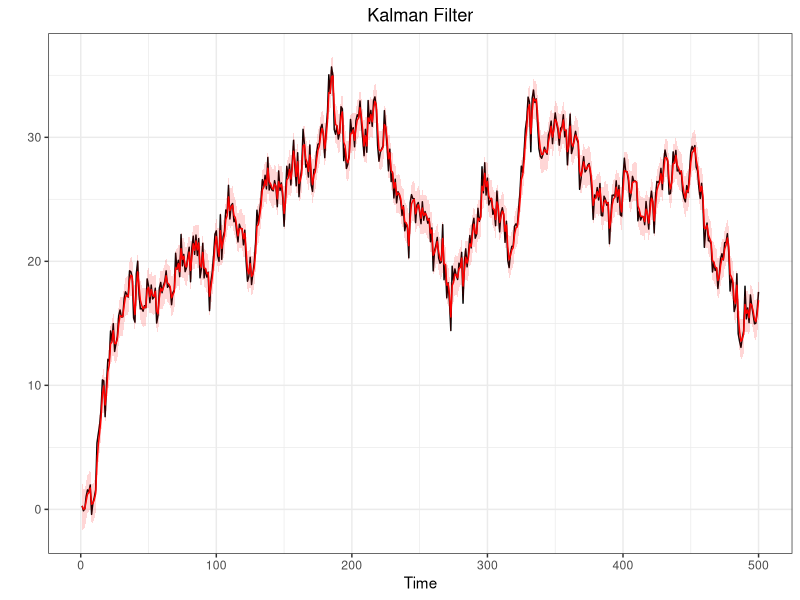

Here is the R script that generated this plot: (Note: this script raises an error after producing the figure.)
#@@@@@@@@@@@@@@@@@@@@##
#   SMC: FILTERING    #
#@@@@@@@@@@@@@@@@@@@@##
library(ggplot2)
q025=function(x){quantile(x,0.025)}
q975=function(x){quantile(x,0.975)}


#Generate a random walk plus noise
#---------------------------------
#n = sample dim
#sigma = obs noise variance
#tau = state noise variance
#x0 = init state

dlm.sim = function(n,sigma,tau,x0){
  x    = rep(0,n)  #state process
  y    = rep(0,n)  #obs process
  x[1] = rnorm(1,x0,tau)
  y[1] = rnorm(1,x[1],sigma)
  for (t in 2:n){
    x[t] = rnorm(1,x[t-1],tau)
    y[t] = rnorm(1,x[t],sigma)
  }
  return(list(x=x,y=y))
}

#Filtering, using data
#---------------------
#y = observed data

DLM<-function(data,sig2,tau2,m0,C0){
  n  = length(data)
  m  = rep(0,n)
  C  = rep(0,n)
  s = rep(0,n)
  S = rep(0,n)
  B  = rep(0,n-1)
  for (t in 1:n){
    if (t==1){
      a = m0
      R = C0 + tau2
    }else{
      a = m[t-1]
      R = C[t-1] + tau2
    }
    A = R/(R+sig2)
    m[t] = (1-A)*a + A*y[t]
    C[t] = A*sig2
    B[t-1] = C[t]/(C[t]+tau2)
  }
  s[n] = m[n]
  S[n] = C[n]
  for (t in (n-1):1){
    s[t] = (1-B[t])*m[t]+B[t]*s[t+1]
    S[t] = (1-B[t])*C[t]+B[t]^2*S[t+1]
  }
  return(list(m=m,C=C,s=s,S=S))
}


#Generate a random walk plus noise
#---------------------------------
n=500
tau2=1
sigma2=1
sigma=sqrt(sigma2)
tau=sqrt(tau2)
x0=0

sim<-dlm.sim(n,sigma,tau,x0)
y<-sim$y
x<-sim$x

#Kalman Filter
#-------------
m0=0
C0=100
filtval<-DLM(y,sigma2,tau2,m0,C0)
m<-filtval$m
C<-filtval$C
Low = m + qnorm(0.025)*sqrt(C)
Up = m + qnorm(0.975)*sqrt(C)

#Put everything in a data frate (for ggplot)
timeframe<-c(1:length(y))
DLM.df<-data.frame(timeframe,y,x,m,C,Low,Up)

#Plots (observetions in black and filtered states in red)
ggplot(DLM.df,aes(x=timeframe))+
  geom_line(aes(y=y))+
  geom_line(aes(y=m),col="red")+
  geom_ribbon(aes(ymin = Low, ymax = Up),
              fill="red",alpha=0.16) +
  labs(x="Time",
       y="")+
  ggtitle("Kalman Filter")+
  theme_bw()+
  theme(plot.title = element_text(hjust = 0.5))

#Sequential Importance Sampling
#------------------------------
#This function produce sequential importance samples
#for Space state model that have linear gaussian state process
#y=data
#N=n°sample produced
#m0,c0,tau and sigma specified as above
#It returns xs,ws and ess which are respectively the filtered states
#the relative weight and the effective sample size for any period.

SISfun<-function(data,N,m0,C0,tau,sigma,smooth){
  xs<-NULL
  ws<-NULL
  ess<-NULL
  x  = rnorm(N,m0,sqrt(C0))
  w  = rep(1/N,N)
  for(t in 1:length(data)){
    x    = rnorm(N,x,tau)                   #sample from N(x_{0},tau)
    w    = w*dnorm(data[t],x,sigma)         #update weight
    wnorm= w/sum(w)                         #normalized weight
    ESS  = 1/sum(wnorm^2)                   #effective sample size
    draw = sample(x,size=N,replace=T,prob=wnorm)
    xs = rbind(xs,draw)
    ws = rbind(ws,wnorm)
    ess =rbind(ess,ESS)
  }

  if(smooth){
    xb = matrix(0,n,N)
    for (j in 1:N){
      xb[n,j] = xs[n,j]
      for (t in (n-1):1){
        w = dnorm(xb[t+1,j],xs[t,],tau)
        w = w/sum(w)
        xb[t,j] = sample(xs[t,],size=1,prob=w)
      }
    }
    return(list(xs=xs,ws=ws,ess=ess,xb=xb))
  }else{}
  
    return(list(xs=xs,ws=ws,ess=ess))
}
#Nota: il SIS così costruito (Chopin-Papastiliopoluos) 
#ha problemi con i pesi infatti wnorm dopo un po di iteraioni 
#è un vettore (0,0,...,0,1) dopodichè da errore

#Sequential Importance Sampling with Resampling
#----------------------------------------------
SISRfun<-function(data,N,m0,C0,tau,sigma,smooth){
  if(missing(smooth)){smooth=F}
  ws  = NULL
  xs  = NULL
  ess = NULL
  x   = rnorm(N,m0,sqrt(C0))
  w   = rep(1/N,N)
  n   = length(data)
  for (t in 1:n){
    x1  = rnorm(N,x,tau)
    w1   = w*dnorm(data[t],x1,sigma)
    x   = sample(x1,size=N,replace=T,prob=w1)
    w   = rep(1/N,N)
    
    xs  = rbind(xs,x)
    ws  = rbind(ws,w)
    
    wnorm   = w/sum(w)
    ESS = 1/sum(wnorm^2)
    ess = c(ess,ESS)
  }
  if(smooth){
    xb = matrix(0,n,N)
    for (j in 1:N){
      xb[n,j] = xs[n,j]
      for (t in (n-1):1){
        w = dnorm(xb[t+1,j],xs[t,],tau)
        w = w/sum(w)
        xb[t,j] = sample(xs[t,],size=1,prob=w)
      }
    }
    return(list(xs=xs,ws=ws,ess=ess,xb=xb))
  }else{}
  
  return(list(xs=xs,ws=ws,ess=ess))
}

#ESS-based Adaptive Resampling
#-----------------------------
g<-ESSARfun(y,1000,0,100,1,1)
s<-SISRfun(y,1000,0,100,1,1)

ESSARfun<-function(data,N,m0,C0,tau,sigma){
  xs<-NULL
  ws<-NULL
  ess<-NULL
  x  = rnorm(N,m0,sqrt(C0))
  w  = rep(1/N,N)
  wnorm= w/sum(w)
  ESS  = 1/sum(wnorm^2)  
  for(t in 1:length(data)){
    
    
    
    
    
    
    
    
    
    
    if(ESS<(N/2)){
      x   =  rnorm(N,draw,tau)
      w   = wnorm*dnorm(data[t],x,sigma)
      wnorm = w/sum(w)
      draw   = sample(x,size=N,replace=T,prob=wnorm)
      xs = rbind(xs,draw)
    }else{
      x    = rnorm(N,x,tau) 
      w    = wnorm*dnorm(data[t],x,sigma)
      wnorm= w/sum(w)
      draw = sample(x,size=N,replace=T,prob=wnorm)
      xs = rbind(xs,draw)}
    
    ESS  = 1/sum(wnorm^2)  
    ws = rbind(ws,wnorm)
    ess =rbind(ess,ESS)
  }
  return(list(xs=xs,ws=ws,ess=ess))
}

#ESS-based adaptive resampling specificato da libro Petris
#---------------------------------------------------------
BPFfun<-function(data,N,m0,C0,tau,sigma){
  xs<-NULL
  ws<-NULL
  ess<-NULL
  x  = rnorm(N,m0,sqrt(C0))
  w  = rep(1/N,N)
  for(t in 1:length(data)){
    
    x    = rnorm(N,x,tau) 
    w    = w*dnorm(data[t],x,sigma)
    wnorm= w/sum(w)
    ESS  = 1/sum(wnorm^2)  
    
    if(ESS<(N/2)){
      index<-sample(N,size=N,replace=T,prob=wnorm)
      x<-x[index]
      wnorm<-rep(1/N,N)
      
    }else{}
    
    draw   = sample(x,size=N,replace=T,prob=wnorm)
    
    xs = rbind(xs,draw)
    ws = rbind(ws,wnorm)
    ess =rbind(ess,ESS)
  }
  return(list(xs=xs,ws=ws,ess=ess))
}

#Auxiliary Particle Filter (ESS-based resampling)
#------------------------------------------------
APFfun<-function(data,N,m0,C0,tau,sigma){
  ws  = NULL
  xs  = NULL
  ess = NULL
  x   = rnorm(N,m0,sqrt(C0))
  w   = rep(1/N,N)
  for (t in 1:n){
    w0  = w*dnorm(data[t],x,sigma)
    k   = sample(1:N,size=N,replace=TRUE,prob=w0)
    x1  = rnorm(N,x[k],tau)
    lw  = dnorm(data[t],x1,sigma,log=TRUE)-dnorm(data[t],x[k],sigma,log=TRUE)
    w   = exp(lw)
    w   = w/sum(w)
    ESS = 1/sum(w^2)
    
    if(ESS<(N/2)){
      index<-sample(N,size=N,replace=T,prob=w)
      x1<-x1[index]
      w<-rep(1/N,N)
    }else{}
    
    x   = sample(x1,size=N,replace=T,prob=w)
    xs  = rbind(xs,x)
    ws  = rbind(ws,w)
    ess = c(ess,ESS)
  }
  return(list(xs=xs,ws=ws,ess=ess))
}

#APF no ESS based resampling
#---------------------------
NAMEfun<-function(data,N,m0,C0,tau,sigma,smooth){
  if(missing(smooth)){smooth=F}
  ws  = NULL
  xs  = NULL
  ess = NULL
  x   = rnorm(N,m0,sqrt(C0))
  w   = rep(1/N,N)
  for (t in 1:n){
    w0  = w*dnorm(data[t],x,sigma)
    k   = sample(1:N,size=N,replace=TRUE,prob=w0)
    x1  = rnorm(N,x[k],tau)
    lw  = dnorm(data[t],x1,sigma,log=TRUE)-dnorm(data[t],x[k],sigma,log=TRUE)
    w   = exp(lw-max(lw))
    w   = w/sum(w)
    ESS = 1/sum(w^2)
    x   = sample(x1,size=N,replace=T,prob=w)
    xs  = rbind(xs,x)
    ws  = rbind(ws,w/sum(w))
    ess = c(ess,ESS)
  }
  
  if(smooth){
    xb = matrix(0,n,N)
    for (j in 1:N){
      xb[n,j] = xs[n,j]
      for (t in (n-1):1){
        w = dnorm(xb[t+1,j],xs[t,],tau)
        w = w/sum(w)
        xb[t,j] = sample(xs[t,],size=1,prob=w)
      }
    }
    return(list(xs=xs,ws=ws,ess=ess,xb=xb))
  }else{}
  
  return(list(xs=xs,ws=ws,ess=ess))
}

#.................................................
#Filtervalues is a function that computes the mean
#and the variance of a SISR already estimated (post estimation command)
Filtervalues<-function(fun){
  xhat<-sapply(1:n,function(i)
    weighted.mean(fun$xs[i,],fun$ws[i,]))
  sdhat<-sapply(1:n,function(i)
    sqrt(weighted.mean((fun$xs[i,]-xhat[i])^2,fun$ws[i,])))
  
  return(list(mean=xhat,sd=sdhat))
  
}
#Example of Comparison (do in GGPLOT if possible)
N<-1000
h<-SISRfun(y,N,m0,C0,tau,sigma)
Var<-Filtervalues(h)$var
plot(sqrt(C),type="l",ylim=c(0.4,1))
par(new=T)
plot(Var,type="l",col="red",ylim=c(0.4,1))

#Filterplot is a function similar to Filtervalues 
#returning plots of median and quantiles
Filterplot<-function(data,fun,title){
  require(ggplot2)
  mx = apply(fun$xs,1,median)
  lx = apply(fun$xs,1,q025)
  ux = apply(fun$xs,1,q975)
  
  timeframe<-c(1:length(data))
  df<-data.frame(timeframe,data,mx,lx,ux)
  
  ggplot(df,aes(x=timeframe))+
    geom_line(aes(y=data))+
    geom_line(aes(y=mx),col="red")+
    geom_ribbon(aes(ymin = lx, ymax = ux),
                fill="red",alpha=0.16) +
    labs(x="Time",
         y="")+
    ggtitle(title)+
    theme_bw()+
    theme(plot.title = element_text(hjust = 0.5))
}

Smoothplot<-function(data,fun,title){
    require(ggplot2)
    mx = apply(fun$xb,1,median)
    lx = apply(fun$xb,1,q025)
    ux = apply(fun$xb,1,q975)
    
    timeframe<-c(1:length(data))
    df<-data.frame(timeframe,data,mx,lx,ux)
    
    ggplot(df,aes(x=timeframe))+
      geom_line(aes(y=data))+
      geom_line(aes(y=mx),col="blue")+
      geom_ribbon(aes(ymin = lx, ymax = ux),
                  fill="red",alpha=0.16) +
      labs(x="Time",
           y="")+
      ggtitle(title)+
      theme_bw()+
      theme(plot.title = element_text(hjust = 0.5))
  
}


